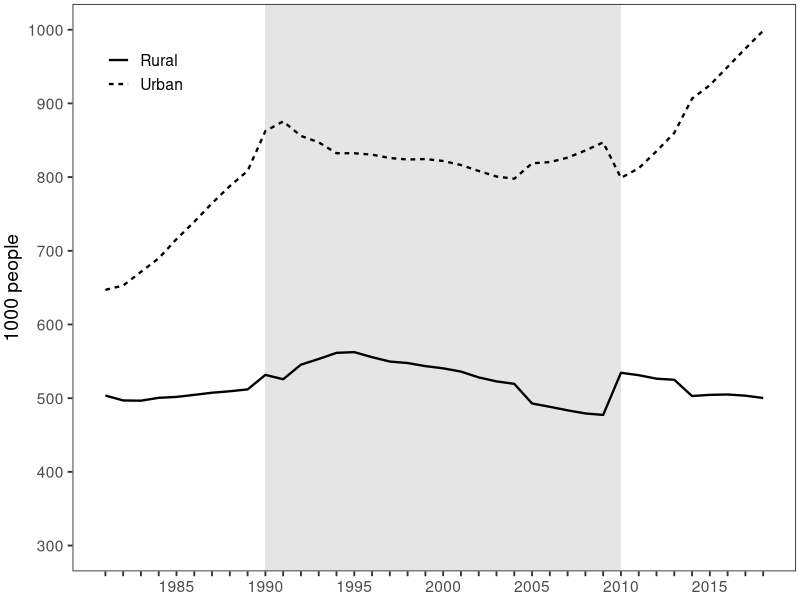
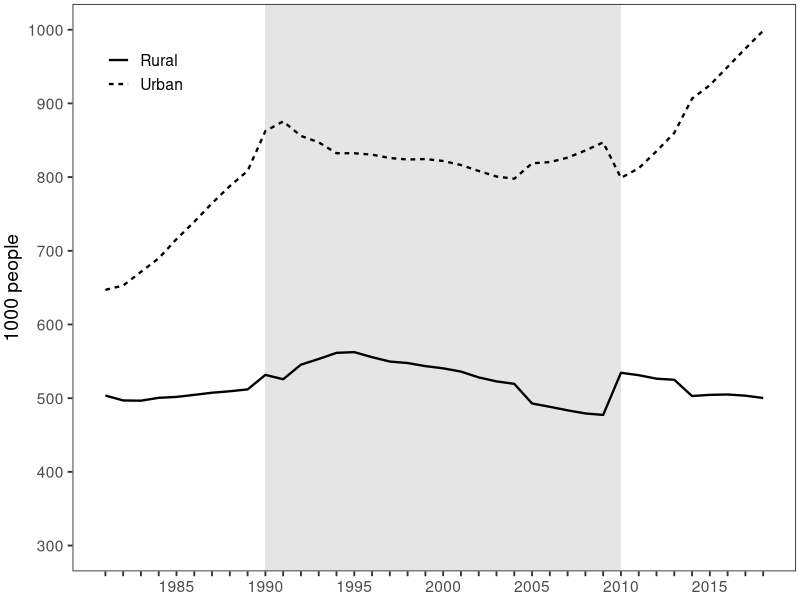

R code for these plots, in order:
# Market Expansion and Rural Depopulation in post-Socialist Russia
# Alexander Sheludkov, 2020

# Figure 2. Population in Tyumen province, 1981-2018.

library(readr)
library(dplyr)
library(tidyr)
library(ggplot2)

# Read data
regional_population <- read_csv("data/Regional_population.csv")

# Customize labels
year.labels <- 1981:2018
year.labels[-seq(0, 39, 5)] <- ''

# Plot
Fig2 <- regional_population %>% 
  gather(Type, Population, Urban:Rural) %>% 
  ggplot(aes(x = Year, y = Population, linetype = Type)) +
  geom_rect(data = NULL, aes(xmin = 1990, xmax = 2010,
                             ymin = -Inf, ymax = +Inf),
            fill="grey90", inherit.aes = F)+
  geom_line(lwd = 0.8)+
  scale_x_continuous(breaks = seq(1981, 2018, 1), labels=year.labels)+
  scale_y_continuous(name = "1000 people", limits = c(300, 1000), breaks = seq(300, 1000, 100))+
  scale_linetype(labels = c("Rural", "Urban"))+
  theme_bw(base_size = 14, base_family = "Helvetica")+
  theme(panel.grid = element_blank(),
        axis.ticks = element_line(),
        axis.title.x = element_blank(),
        legend.title = element_blank(),
        legend.position = c(0.1,0.88),
        legend.background = element_rect(fill="white", size=0.5),
        plot.margin = margin(0.1,0.1,0.1,0.1, "cm"))

# Export as jpeg and eps files
ggsave(Fig2, filename = "Figure 2.jpeg",path = "plots/",
       dpi = 300, width = 18, height = 10, units = "cm")

ggsave(plot = Fig2, filename = "Figure 2.eps", path = "plots/", 
                width = 18, height = 10, units = "cm", device = "eps")
